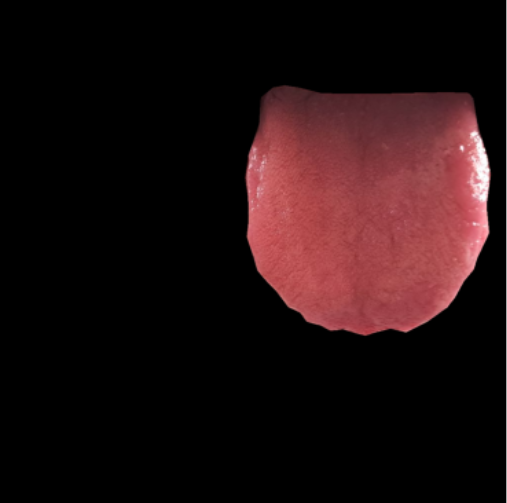
#> input picture Phase 2/Code/try.png, 507 x 503 px
$ jupyter execute try.ipynb   (shell and % lines are left out)
#> lines starting #> are read from the running program, lines starting #| are printed output that depends on the picture; after the words box and inside, x2 and y2 are one past the last pixel; in counts of white or black regions, pixels touching at a corner belong together
[cell 1]
import warnings
warnings.filterwarnings('ignore')

import pandas as pd
import numpy as np
from PIL import Image, ImageFile
ImageFile.LOAD_TRUNCATED_IMAGES = True

import os
import glob
import matplotlib.pyplot as plt
import math
import cv2

[cell 2]
def sum(arr):
    """returns sum and no. of pixels between 20 and 240"""
    sum = 0
    count = 0
    for i in arr:
        for j in i:
            if(j>20 and j<240): #only pixels whose value is between 20 and 240
                sum+=j
                count+=1

    return (sum,count)

[cell 3]
def sum2(arr):

    shape = arr.shape
    arr = arr[arr>20]
    arr = arr[arr<240]

    return (arr.sum(), arr.size)

[cell 4]
img = cv2.imread("try.png")
#> img is the input picture: shape (503, 507, 3); mean B, G, R 15.9, 15, 32.1
img = cv2.cvtColor(img,cv2.COLOR_BGR2RGB)

[cell 5]
r,g,b = cv2.split(img)
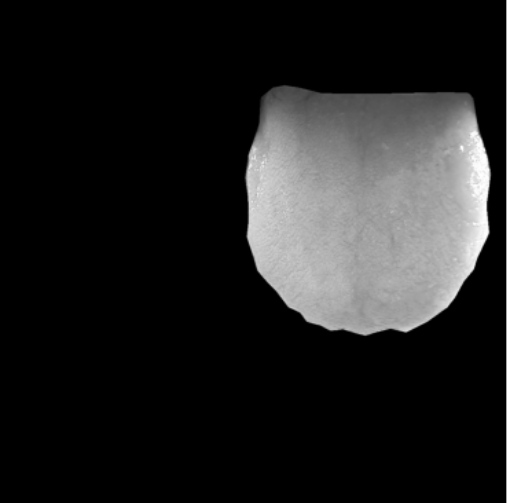
#> r: shape (503, 507); min 0, max 254, mean 32.1
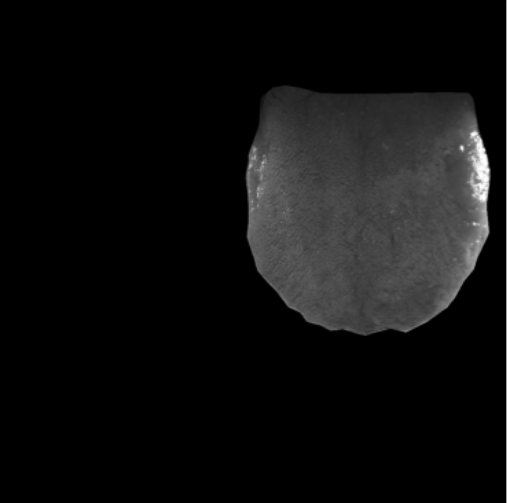
#> g: shape (503, 507); min 0, max 254, mean 15

[cell 6]
sum2(r)[0] + sum2(g)[0] + sum2(b)[0]
#> Out = 15696879

[cell 7]
sum2(r)[1] + sum2(g)[1] + sum2(b)[1]
#> Out = 154959

[cell 8]
sum2(img)
#> Out = (15696879, 154959)

[cell 9]
def sum3(img):
    r_sum = g_sum = b_sum = rg_sum = count = 0
    for i in img:
        for j in i:
            if (j[0] > 20 and j[0] < 240 and j[1] > 20 and j[1] < 240 and j[2] > 20 and j[2] < 240):
                r_sum += j[0]
                g_sum += j[1]
                b_sum += j[2]
                rg_sum += j[0] - j[1]
                count += 1
#> after the loop, b_sum = 3858598; count = 51085; g_sum = 3631418; r_sum = 7947054; rg_sum = 4315636

    return (r_sum,g_sum,b_sum,rg_sum,count)

[cell 10]
sum3(img)
#> Out = (7947054, 3631418, 3858598, 4315636, 51085)

[cell 11]
def sum4(img):
    img = img[img[:][:] > 20]
    img = img[img[:][:] < 240]

    return img

[cell 12]
img4 = sum4(img)

[cell 13]
img4.shape
#> Out = (154959,)

[cell 14]
plt.imshow(r)

[cell 15]
plt.imshow(g)

[cell 16]
plt.imshow(b)

[cell 17]
import time

[cell 18]
curr = time.time()
print(sum3(img))
#| (7947054, 3631418, 3858598, 4315636, 51085)
print(time.time()-curr)

[cell 19]
# Assuming img is a 3D NumPy array with shape (height, width, 3) representing an RGB image
def calculate_rgb_sums(img):
    # Create a boolean mask where each pixel is within the specified RGB range
    mask = (img[:, :, 0] > 20) & (img[:, :, 0] < 240) & \
           (img[:, :, 1] > 20) & (img[:, :, 1] < 240) & \
           (img[:, :, 2] > 20) & (img[:, :, 2] < 240)
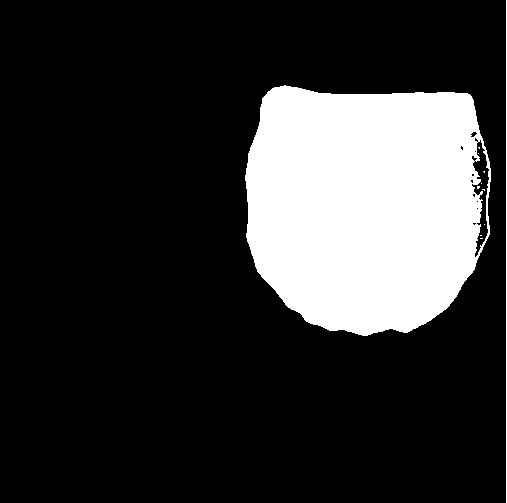
#> mask: shape (503, 507) bool; 20% white; 11 white regions (9 under 20 px), largest, box (x1, y1, x2, y2) and area: (245, 85, 491, 336) 50556, (506, 0, 507, 503) 503

    # Use the mask to filter the pixels within the specified RGB range
    filtered_pixels = img[mask]

    # Calculate the sums of the RGB values for the filtered pixels
    sum_r = np.sum(filtered_pixels[:, 0])
#> sum_r = 7947054
    sum_g = np.sum(filtered_pixels[:, 1])
#> sum_g = 3631418
    sum_b = np.sum(filtered_pixels[:, 2])
#> sum_b = 3858598

    return sum_r, sum_g, sum_b, np.count_nonzero(filtered_pixels[:, 0])

# Example usage:
# img = np.random.randint(0, 255, (100, 100, 3))  # Example image with random RGB values
# sum_r, sum_g, sum_b = calculate_rgb_sums(img)
# print(sum_r, sum_g, sum_b)

[cell 20]
curr = time.time()
print(calculate_rgb_sums(img))
#| (7947054, 3631418, 3858598, 51085)
print(time.time()-curr)
